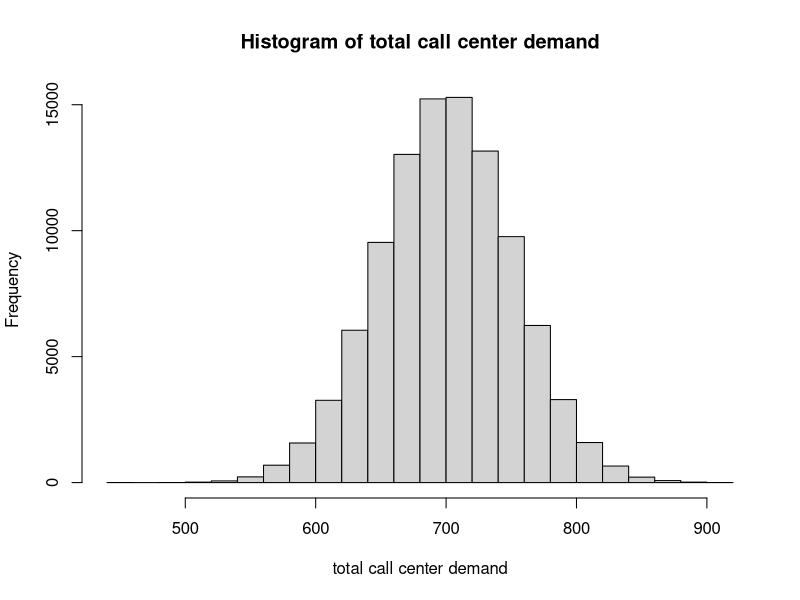

Write the R code that produced this figure.
## ---- chunk 1
set.seed(100)
n <- 100000
a <- NULL
b <- NULL
c <- NULL
d <- NULL
e <- NULL
f <- NULL
total <- NULL


for (i in 1:n){
  a[i] <- rnorm(1, 200, 20)
  b[i] <- rnorm(1, 50, 10)
  c[i] <- rnorm(1, 100, 15)
  d[i] <- rnorm(1, 150, 30)
  e[i] <- rnorm(1, 100, 30)
  f[i] <- rnorm(1, 100, 10)
  total[i] <- a[i] + b[i] + c[i] + d[i] + e[i] + f[i]
}

mean(total)
sd(total)
## ---- chunk 2
hist(total, xlab = 'total call center demand', main = 'Histogram of total call center demand')
## ---- chunk 3
set.seed(100)
n <- 100000
bat_life <- rnorm(n, 7, 2)
unitcost <- rep(0,n)
a <- 0
for (i in 1:n){
  if(bat_life[i]<=5){
     a<- 10 + 1.5* floor((5-bat_life[i])/(1/12))
       unitcost[i] = a
    
    }
  
}
avg_cost <- sum(unitcost)/n
avg_cost
## ---- chunk 4
p <- sum(unitcost!=0)/n 
p
## ---- chunk 5
avg_refund <- sum(unitcost)/sum(unitcost!=0)
avg_refund
